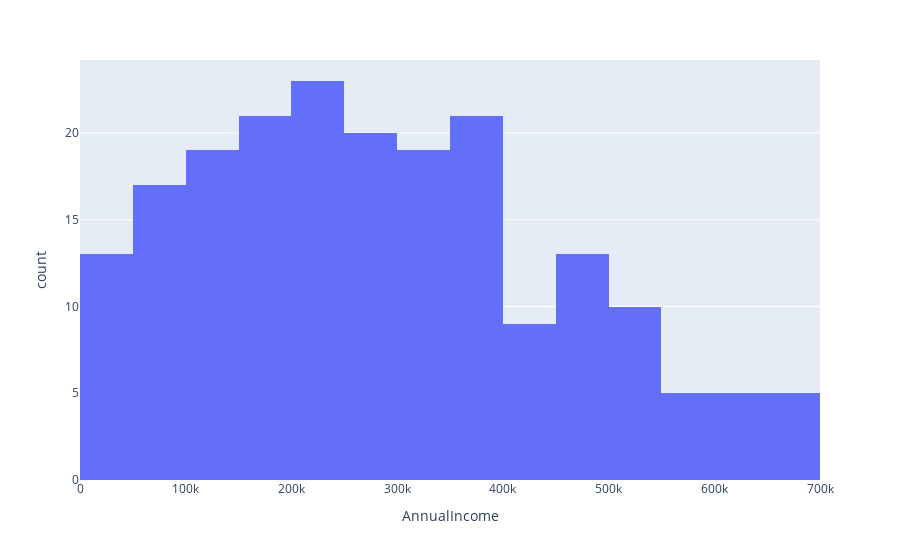

Notebook code for this chart:
### Code cell
df_histogram_ai = px.histogram(df, x = 'AnnualIncome')
df_histogram_ai.show()

### Figure 1 — Plotly figure (JSON) as saved in the notebook; plotly's stock layout.template omitted (floating-point values rounded to 4 significant figures; data arrays with more than 128 entries replaced by an {"elided": "..."} marker saying what was removed)
{"data": [{"alignmentgroup": "True", "bingroup": "x", "hovertemplate": "AnnualIncome=%{x}<br>count=%{y}<extra></extra>", "legendgroup": "", "marker": {"color": "#636efa", "pattern": {"shape": ""}}, "name": "", "offsetgroup": "", "orientation": "v", "showlegend": false, "type": "histogram", "x": {"elided": "200 float values"}, "xaxis": "x", "yaxis": "y"}], "layout": {"barmode": "relative", "legend": {"tracegroupgap": 0}, "margin": {"t": 60}, "xaxis": {"anchor": "y", "domain": [0, 1], "title": {"text": "AnnualIncome"}}, "yaxis": {"anchor": "x", "domain": [0, 1], "title": {"text": "count"}}}}
